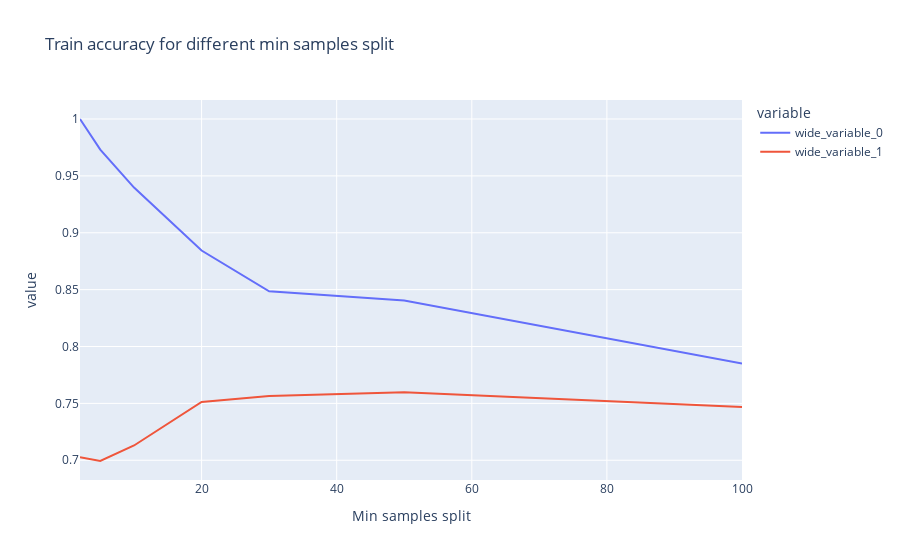

Notebook source saved alongside this figure:
### Code cell
min_sample_splits = [2,5,10,20,30,50,100]
train_accuracies = []
test_accuracies = []

def fitted_tree_classifier(X_train, y_train, min_samples_split):
    tree = DecisionTreeClassifier(min_samples_split=min_samples_split)
    return tree.fit(X_train, y_train)

for min_samples_split in min_sample_splits:
    train_accuracies_temp = []
    test_accuracies_temp = []
    for i in range(10):
        tree = fitted_tree_classifier(X_train, y_train, min_samples_split)
        train_accuracies_temp.append(tree.score(X_train, y_train))
        test_accuracies_temp.append(tree.score(X_test, y_test))
    print(test_accuracies_temp)
    train_accuracies.append(np.mean(train_accuracies_temp))
    test_accuracies.append(np.mean(test_accuracies_temp))

### Figure 1 — Plotly figure (JSON) as saved in the notebook; plotly's stock layout.template omitted (floating-point values rounded to 4 significant figures)
{"data": [{"hovertemplate": "variable=wide_variable_0<br>Min samples split=%{x}<br>value=%{y}<extra></extra>", "legendgroup": "wide_variable_0", "line": {"color": "#636efa", "dash": "solid"}, "marker": {"symbol": "circle"}, "mode": "lines", "name": "wide_variable_0", "orientation": "v", "showlegend": true, "type": "scatter", "x": [2, 5, 10, 20, 30, 50, 100], "xaxis": "x", "y": [1, 0.9731, 0.9397, 0.8844, 0.8485, 0.8404, 0.785], "yaxis": "y"}, {"hovertemplate": "variable=wide_variable_1<br>Min samples split=%{x}<br>value=%{y}<extra></extra>", "legendgroup": "wide_variable_1", "line": {"color": "#EF553B", "dash": "solid"}, "marker": {"symbol": "circle"}, "mode": "lines", "name": "wide_variable_1", "orientation": "v", "showlegend": true, "type": "scatter", "x": [2, 5, 10, 20, 30, 50, 100], "xaxis": "x", "y": [0.7026, 0.6994, 0.713, 0.7513, 0.7565, 0.7597, 0.7468], "yaxis": "y"}], "layout": {"legend": {"title": {"text": "variable"}, "tracegroupgap": 0}, "title": {"text": "Train accuracy for different min samples split"}, "xaxis": {"anchor": "y", "domain": [0, 1], "title": {"text": "Min samples split"}}, "yaxis": {"anchor": "x", "domain": [0, 1], "title": {"text": "value"}}}}
